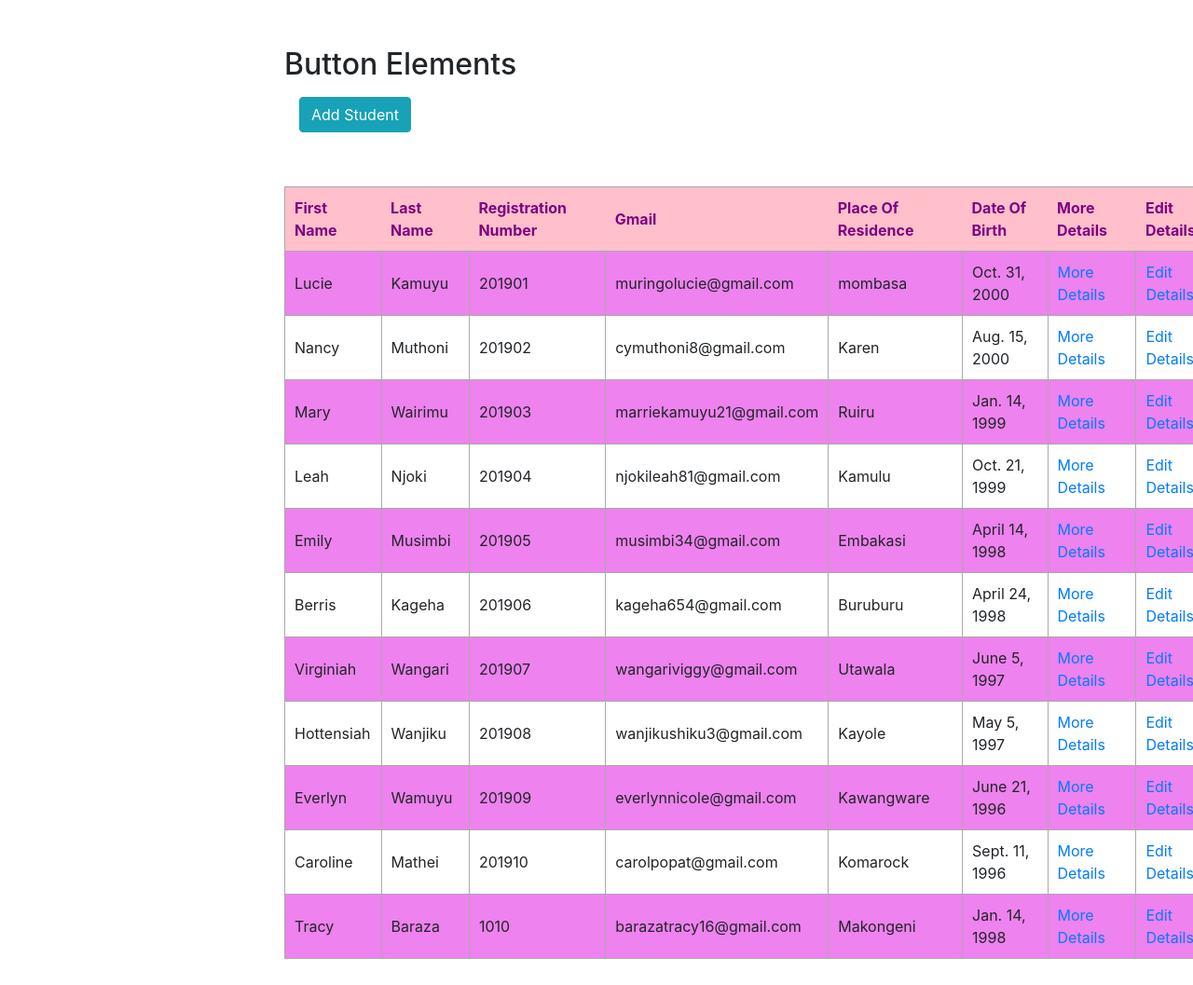
The page /student/list/ on the database its author committed.
### student/models.py (models this page shows, shortened)
class Student(models.Model):
    first_name = models.CharField(max_length=50)
    last_name = models.CharField(max_length=50)
    date_of_birth = models.DateField()
    registration_number = models.CharField(max_length=20)
    place_of_residence = models.CharField(max_length=10)
    phone_number = models.CharField(max_length=15)
    gmail = models.EmailField()
    guardian_name = models.CharField(max_length=20)
    id_name = models.IntegerField()
    date_joined = models.DateField(max_length=20)
    image = models.ImageField(upload_to='profile_pics', blank = True)
    courses=models.ManyToManyField(Course, related_name="students")

### student/views.py (the view)
# urls.py: url("list/", list_students, name="list_students"),
def list_students(request):
	students = Student.objects.all()
	return render(request, "list_students.html", {"students":students})

### student/templates/list_students.html (shortened to what this page needs)
<!DOCTYPE html>
<html lang="en">
<head>
    <link rel="stylesheet" href="https://stackpath.bootstrapcdn.com/bootstrap/4.3.1/css/bootstrap.min.css">
</head>
<body>
	<div class="container">
  <h2>Button Elements</h2>
  <nav class="navbar navbar-expand-md">
  	<ul class="navbar-nav">
  		<li class="nav-item">
  			<li><a href="/student/add" class="btn btn-info" role="button">Add Student</a></li>
  		</li>
  	</ul>
  </nav>
</div>
	<div class="container">
	<table>
		<tr>
			<th>First Name</th>
			<th>Last Name</th>
			<th>Registration Number</th>
			<th>Gmail</th>
			<th>Place Of Residence</th>
			<th>Date Of Birth</th>
			<th>More Details</th>
			<th>Edit Details</th>
	    </tr>
		{% for student in students %}
		<tr>
		    <td>{{student.first_name}}</td>
		    <td>{{student.last_name}}</td>
		    <td>{{student.registration_number}}</td>
		    <td>{{student.gmail}}</td>
		    <td>{{student.place_of_residence}}</td>
		    <td>{{student.date_of_birth}}</td>
		    <td><a href="/student/detail/{{student.pk}}/">More Details</a></td>
		    <td><a href="/student/edit/{{student.pk}}/">Edit Details</a></td>
	    </tr>
	    {% endfor %}
	</table>
</div>
</body>
</html>

### student/templates/list_students.html (style rules this page uses)
.container { width: 700px; margin: 50px auto; }
.container table { width: 150%; background-color: #fff; text-align: left; border: 1px solid #aaa; border-collapse: collapse; }
.container table tr { border-bottom: 1px solid #aaa; }
.container table tr:last-child { border-right: none; }
.container table tr td { padding: 10px; border-right: 1px solid #aaa; }
.container table tr td:last-child { border-right: none; }
.container table tr th { padding: 10px; background: pink; color: purple; }
.container table tr:nth-child(even) { background-color: violet; }

### rows shown on the page
Student: first_name "Lucie", last_name "Kamuyu", registration_number "201901", gmail "muringolucie@gmail.com", place_of_residence "mombasa", date_of_birth "Oct. 31, 2000"
Student: first_name "Nancy", last_name "Muthoni", registration_number "201902", gmail "cymuthoni8@gmail.com", place_of_residence "Karen", date_of_birth "Aug. 15, 2000"
Student: first_name "Mary", last_name "Wairimu", registration_number "201903", gmail "marriekamuyu21@gmail.com", place_of_residence "Ruiru", date_of_birth "Jan. 14, 1999"
Student: first_name "Leah", last_name "Njoki", registration_number "201904", gmail "njokileah81@gmail.com", place_of_residence "Kamulu", date_of_birth "Oct. 21, 1999"
Student: first_name "Emily", last_name "Musimbi", registration_number "201905", gmail "musimbi34@gmail.com", place_of_residence "Embakasi", date_of_birth "April 14, 1998"
Student: first_name "Berris", last_name "Kageha", registration_number "201906", gmail "kageha654@gmail.com", place_of_residence "Buruburu", date_of_birth "April 24, 1998"
Student: first_name "Virginiah", last_name "Wangari", registration_number "201907", gmail "wangariviggy@gmail.com", place_of_residence "Utawala", date_of_birth "June 5, 1997"
Student: first_name "Hottensiah", last_name "Wanjiku", registration_number "201908", gmail "wanjikushiku3@gmail.com", place_of_residence "Kayole", date_of_birth "May 5, 1997"
Student: first_name "Everlyn", last_name "Wamuyu", registration_number "201909", gmail "everlynnicole@gmail.com", place_of_residence "Kawangware", date_of_birth "June 21, 1996"
Student: first_name "Caroline", last_name "Mathei", registration_number "201910", gmail "carolpopat@gmail.com", place_of_residence "Komarock", date_of_birth "Sept. 11, 1996"
Student: first_name "Tracy", last_name "Baraza", registration_number "1010", gmail "barazatracy16@gmail.com", place_of_residence "Makongeni", date_of_birth "Jan. 14, 1998"
